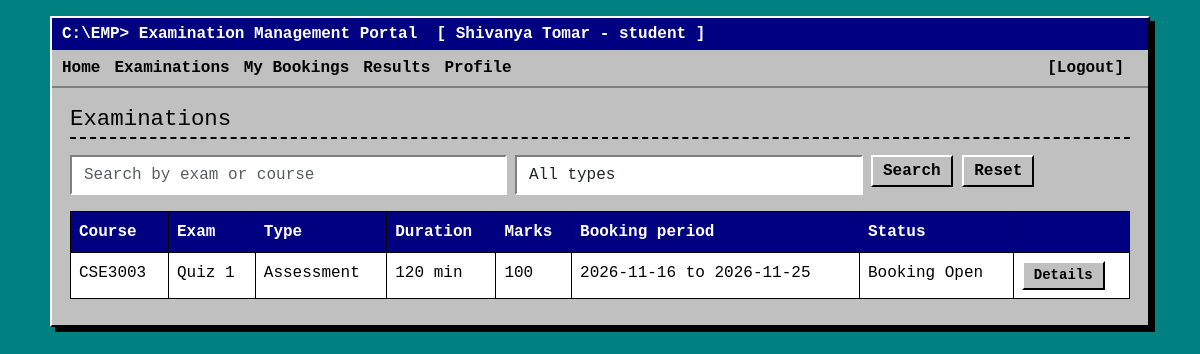
/student/exams (signed in), run on the app's committed database.
### models.py (models this page shows, shortened)
class Exam(db.Model):
    id = db.Column(db.Integer, primary_key=True)
    course_id = db.Column(db.Integer, db.ForeignKey("course.id"), nullable=False)
    examiner_id = db.Column(db.Integer, db.ForeignKey("user.id"))
    name = db.Column(db.String(100), nullable=False)
    exam_type = db.Column(db.String(30), nullable=False)
    duration = db.Column(db.Integer, nullable=False)
    max_marks = db.Column(db.Integer, nullable=False)
    slot_start = db.Column(db.Date, nullable=False)
    slot_end = db.Column(db.Date, nullable=False)
    book_start = db.Column(db.Date, nullable=False)
    book_end = db.Column(db.Date, nullable=False)
    status = db.Column(db.String(20), default="Draft")
    course = db.relationship("Course", backref="exams")
    examiner = db.relationship("User")

class Course(db.Model):
    id = db.Column(db.Integer, primary_key=True)
    code = db.Column(db.String(20), unique=True, nullable=False)
    name = db.Column(db.String(100), nullable=False)
    description = db.Column(db.String(300))
    status = db.Column(db.String(20), default="Active")       # Active/Inactive

### routes/student.py (the view)
@student.route("/exams")
@login_required("student")
def exams():
    q = request.args.get("q", "").strip()
    kind = request.args.get("type", "")
    query = Exam.query.join(Course).filter(Exam.status != "Draft")
    if q:
        like = "%" + q + "%"
        query = query.filter(or_(Exam.name.ilike(like), Course.name.ilike(like), Course.code.ilike(like)))
    if kind:
        query = query.filter(Exam.exam_type == kind)
    return render_template("student/exams.html", exams=query.all(), q=q, kind=kind, types=EXAM_TYPES)

### app.py (called while the page is built)
@app.context_processor
def inject_user():
    return {"role": session.get("role"), "user_name": session.get("name")}

### helpers.py (called while the page is built)
def login_required(role):
    def decorator(page):
        @wraps(page)
        def wrapper(*args, **kwargs):
            if session.get("role") != role:
                flash("Please log in with the correct account.")
                return redirect(url_for("auth.login"))
            return page(*args, **kwargs)
        return wrapper
    return decorator

### templates/student/exams.html (shortened to what this page needs)
{% extends "base.html" %}
{% block content %}
<h2>Examinations</h2>
<form class="row g-2 mb-3">
  <div class="col-md-5"><input class="form-control" name="q" value="{{ q }}" placeholder="Search by exam or course"></div>
  <div class="col-md-4">
    <select class="form-select" name="type">
      <option value="">All types</option>
    </select>
  </div>
  <div class="col-md-3"><button class="btn">Search</button> <a class="btn" href="{{ url_for('student.exams') }}">Reset</a></div>
</form>
<table class="table table-bordered">
  <tr><th>Course</th><th>Exam</th><th>Type</th><th>Duration</th><th>Marks</th><th>Booking period</th><th>Status</th><th></th></tr>
  {% for e in exams %}
  <tr>
    <td>{{ e.course.code }}</td><td>{{ e.name }}</td><td>{{ e.exam_type }}</td>
    <td>{{ e.duration }} min</td><td>{{ e.max_marks }}</td>
    <td>{{ e.book_start }} to {{ e.book_end }}</td><td>{{ e.status }}</td>
    <td><a class="btn btn-sm" href="{{ url_for('student.exam_detail', id=e.id) }}">Details</a></td>
  </tr>
  {% else %}
  <tr><td colspan="8">No examinations found.</td></tr>
  {% endfor %}
</table>
{% endblock %}

### static/style.css (style rules this page uses)
html { background: #008080; color-scheme: only light; }
body { background: #008080; min-height: 100vh; font-family: "Courier New", Courier, monospace; color: #000; padding: 16px; }
h2 { font-size: 1.4rem; border-bottom: 2px dashed #000; padding-bottom: 4px; margin-bottom: 16px; }
a { color: #0000ee; }
.btn { background: #c0c0c0; color: #000; border: 2px solid; border-color: #fff #000 #000 #fff; border-radius: 0; font-family: inherit; font-weight: bold; padding: 2px 10px; }
.form-control, .form-select { background: #fff; border: 2px solid; border-color: #808080 #fff #fff #808080; border-radius: 0; font-family: inherit; }
.table { background: #fff; border-color: #000; margin-bottom: 8px; }
.table th { background: #000080; color: #fff; }

### data on the page
Exam: course.code "CSE3003", name "Quiz 1", exam_type "Assessment", duration "120", max_marks "100", book_start "2026-11-16", book_end "2026-11-25", status "Booking Open"

### other printed values
{{ user_name }} "Shivanya Tomar"
{{ role }} "student"
